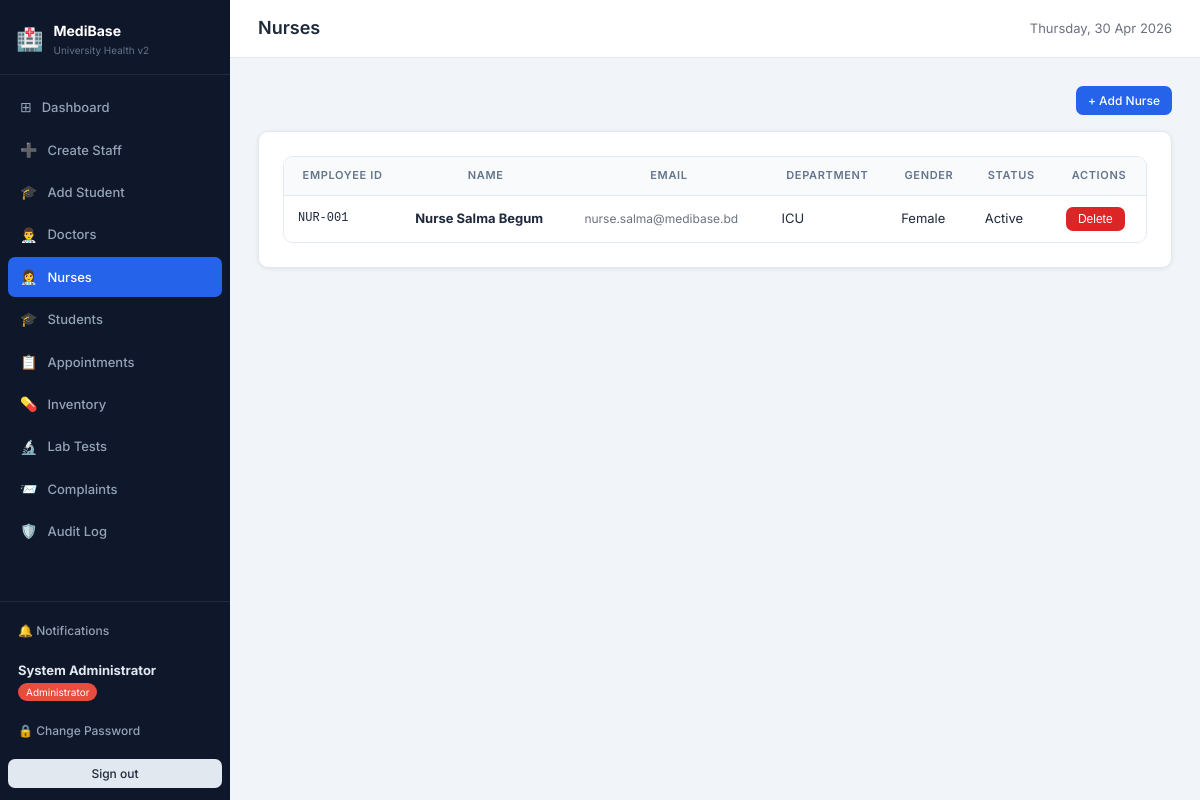
The app's page /public/admin/nurses.php (signed in) with its own data.
### tables this page shows
CREATE TABLE `nurses` (
  `nurse_id`       INT UNSIGNED NOT NULL AUTO_INCREMENT,
  `user_id`        INT UNSIGNED NOT NULL,
  `employee_id`    VARCHAR(50) NOT NULL,
  `full_name`      VARCHAR(150) DEFAULT NULL,
  `department`     VARCHAR(100) DEFAULT NULL,
  `contact_number` VARCHAR(20) DEFAULT NULL,
  `gender`         ENUM('Male','Female','Other') DEFAULT NULL,
  `address`        TEXT DEFAULT NULL,
  `created_at`     DATETIME NOT NULL DEFAULT CURRENT_TIMESTAMP,
  PRIMARY KEY (`nurse_id`),
  UNIQUE KEY `uq_nurses_user`     (`user_id`),
  UNIQUE KEY `uq_nurses_employee` (`employee_id`),
  KEY `idx_nurses_name` (`full_name`),
  CONSTRAINT `fk_nurses_user` FOREIGN KEY (`user_id`) REFERENCES `user` (`user_id`)
    ON DELETE CASCADE ON UPDATE CASCADE
);

CREATE TABLE `user` (
  `user_id`        INT UNSIGNED NOT NULL AUTO_INCREMENT,
  `full_name`      VARCHAR(150) NOT NULL DEFAULT '',
  `gender`         ENUM('Male','Female','Other') DEFAULT NULL,
  `date_of_birth`  DATE DEFAULT NULL,
  `email`          VARCHAR(254) NOT NULL,
  `address`        TEXT DEFAULT NULL,
  `phone`          VARCHAR(20) DEFAULT NULL,
  `department`     VARCHAR(100) DEFAULT NULL,
  `password_hash`  VARCHAR(255) NOT NULL,
  `user_type`      ENUM('admin','doctor','nurse','student') NOT NULL DEFAULT 'student',
  `must_change_pwd` TINYINT(1) NOT NULL DEFAULT 1,
  `is_first_login`  TINYINT(1) NOT NULL DEFAULT 0,
  `profile_complete` TINYINT(1) NOT NULL DEFAULT 0,
  `created_at`     DATETIME NOT NULL DEFAULT CURRENT_TIMESTAMP,
  `updated_at`     DATETIME NOT NULL DEFAULT CURRENT_TIMESTAMP ON UPDATE CURRENT_TIMESTAMP,
  PRIMARY KEY (`user_id`),
  UNIQUE KEY `uq_user_email` (`email`),
  KEY `idx_user_type` (`user_type`)
);

### app/controllers/AdminController.php (called while the page is built, shortened)
<?php
require_once __DIR__ . '/../../config/db.php';
require_once __DIR__ . '/../models/NurseModel.php';
class AdminController {
    private NurseModel       $nurses;
    public function __construct() {
        $this->nurses        = new NurseModel();
    }
    private function layout(string $pageTitle, string $viewFile, array $vars = []): void {
        extract($vars);
        include __DIR__ . '/../views/shared/header.php';
        include __DIR__ . '/../views/admin/' . $viewFile;
        include __DIR__ . '/../views/shared/footer.php';
    }
    public function listNurses(): void {
        $nurses = $this->nurses->getAll();
        $this->layout('Nurses', 'list_nurses.php', compact('nurses'));
    }
}

### public/admin/nurses.php (called while the page is built, shortened)
<?php
require_once __DIR__ . '/../../app/controllers/AdminController.php';
(new AdminController())->listNurses();

### config/db.php (called while the page is built, shortened)
<?php
function getDB(): PDO {
    static $pdo = null;
    if ($pdo !== null) return $pdo;
    $dsn = "mysql:host=".DB_HOST.";port=".DB_PORT
          .";dbname=".DB_NAME.";charset=".DB_CHARSET;
    try {
        $pdo = new PDO($dsn, DB_USER, DB_PASS, [
            PDO::ATTR_ERRMODE            => PDO::ERRMODE_EXCEPTION,
            PDO::ATTR_DEFAULT_FETCH_MODE => PDO::FETCH_ASSOC,
            PDO::ATTR_EMULATE_PREPARES   => false,
        ]);
    } catch (PDOException $e) {
        http_response_code(500);
        die('<div style="font-family:sans-serif;max-width:600px;margin:60px auto;padding:30px;
             border:1px solid #fca5a5;border-radius:10px;background:#fef2f2;color:#991b1b">
             <h2>⚠️ Database Connection Failed</h2>
             <p style="margin-top:10px"><strong>Error:</strong> '.htmlspecialchars($e->getMessage()).'</p>
             <hr style="margin:16px 0;border-color:#fecaca">
             <p><strong>Fix:</strong> Open <code>config/db.php</code> and check:</p>
             <ul style="margin-top:8px;line-height:2">
               <li>DB_NAME is <code>medibase_uni</code> (imported from medibase_enhanced.sql)</li>
               <li>DB_USER is <code>root</code></li>
               <li>DB_PASS is blank for standard XAMPP</li>
               <li>MySQL/MariaDB is running in XAMPP Control Panel</li>
             </ul>
        </div>');
    }
    return $pdo;
}

### app/models/NurseModel.php (called while the page is built, shortened)
<?php
require_once __DIR__ . '/../../config/db.php';
class NurseModel {
    private PDO $db;
    public function __construct() { $this->db = getDB(); }
    public function getAll(): array {
        return $this->db->query(
            'SELECT n.*, u.email, u.is_first_login
             FROM `nurses` n
             JOIN `user` u ON u.user_id = n.user_id
             ORDER BY n.full_name, n.employee_id')->fetchAll();
    }
}

### app/views/admin/list_nurses.php (the view, shortened to what this page needs)
<div style="display:flex;justify-content:flex-end;margin-bottom:16px">
  <a href="<?= BASE_URL ?>/public/admin/create-staff.php" class="btn btn-primary btn-sm">+ Add Nurse</a>
</div>
<div class="card">
  <div class="table-wrap">
    <table>
      <thead>
        <tr><th>Employee ID</th><th>Name</th><th>Email</th><th>Department</th><th>Gender</th><th>Status</th><th>Actions</th></tr>
      </thead>
      <tbody>
        <?php if (empty($nurses)): ?>
          <tr><td colspan="7" style="text-align:center;padding:28px;color:#9ca3af">
            No nurses yet. <a href="<?= BASE_URL ?>/public/admin/create-staff.php">Add one →</a>
          </td></tr>
        <?php else: foreach ($nurses as $n): ?>
          <tr>
            <td style="font-family:monospace;font-size:12px"><?= htmlspecialchars($n['employee_id']) ?></td>
            <td>
              <strong><?= htmlspecialchars($n['full_name'] ?: '—') ?></strong>
            </td>
            <td style="font-size:12px;color:#6b7280"><?= htmlspecialchars($n['email']) ?></td>
            <td><?= htmlspecialchars($n['department'] ?? '—') ?></td>
            <td><?= htmlspecialchars($n['gender'] ?? '—') ?></td>
            <td>
              <span class="badge <?= $n['is_first_login'] ? 'badge-pending' : 'badge-available' ?>">
                <?= $n['is_first_login'] ? 'Pending Setup' : 'Active' ?>
              </span>
            </td>
            <td>
              <form method="POST" action="<?= BASE_URL ?>/public/admin/delete-user.php"
                    style="display:inline"
                    onsubmit="return confirm('Delete this nurse? Cannot be undone.')">
                <button type="submit" class="btn btn-danger btn-sm">Delete</button>
              </form>
            </td>
          </tr>
        <?php endforeach; endif; ?>
      </tbody>
    </table>
  </div>
</div>

### public/assets/css/style.css (style rules this page uses)
*, *::before, *::after { box-sizing: border-box; margin: 0; padding: 0; }
:root { --bg: #f1f5f9; --sidebar-bg: #0f172a; --sidebar-w: 230px; --card-bg: #ffffff; --primary: #2563eb; --primary-h: #1d4ed8; --success: #16a34a; --danger: #dc2626; --warning: #d97706; --info: #0891b2; --text: #1e293b; --muted: #64748b; --border: #e2e8f0; --radius: 10px; --shadow: 0 1px 4px rgba(0,0,0,.08); --shadow-md: 0 4px 16px rgba(0,0,0,.10); --font: 'Inter', system-ui, sans-serif; }
body { font-family: var(--font); background: var(--bg); color: var(--text); font-size: 14px; line-height: 1.6; }
.card { background: var(--card-bg); border-radius: var(--radius); border: 1px solid var(--border); padding: 24px; box-shadow: var(--shadow); }
.table-wrap { overflow-x: auto; border-radius: var(--radius); border: 1px solid var(--border); }
table { width: 100%; border-collapse: collapse; background: #fff; }
thead th { background: #f8fafc; font-size: 11px; font-weight: 600; text-transform: uppercase; letter-spacing: .06em; color: var(--muted); padding: 10px 14px; border-bottom: 1px solid var(--border); white-space: nowrap; }
tbody td { padding: 11px 14px; border-bottom: 1px solid #f1f5f9; font-size: 13px; vertical-align: middle; }
tbody tr:last-child td { border-bottom: none; }
.btn { display: inline-flex; align-items: center; gap: 6px; padding: 8px 18px; border-radius: 7px; font-size: 13px; font-weight: 500; cursor: pointer; border: none; text-decoration: none; transition: background .15s, opacity .15s; white-space: nowrap; }
.btn-primary { background: var(--primary); color: #fff; }
.btn-danger { background: var(--danger); color: #fff; }
.btn-sm { padding: 5px 12px; font-size: 12px; }
a { color: var(--primary); }
.table-wrap table { font-size: 13px; }
.card { transition: box-shadow .2s; }

### records on screen
nurses: employee "NUR-001", full_name "Nurse Salma Begum", user.email "nurse.salma@medibase.bd", department "ICU", gender "Female"

### other values on screen
$item['icon'] "⊞"
$item['label'] "Dashboard"
$item['icon'] "➕"
$item['label'] "Create Staff"
$item['icon'] "🎓"
$item['label'] "Add Student"
$item['icon'] "👨‍⚕️"
$item['label'] "Doctors"
$item['icon'] "👩‍⚕️"
$item['label'] "Nurses"
$item['label'] "Students"
$item['icon'] "📋"
$item['label'] "Appointments"
$item['icon'] "💊"
$item['label'] "Inventory"
